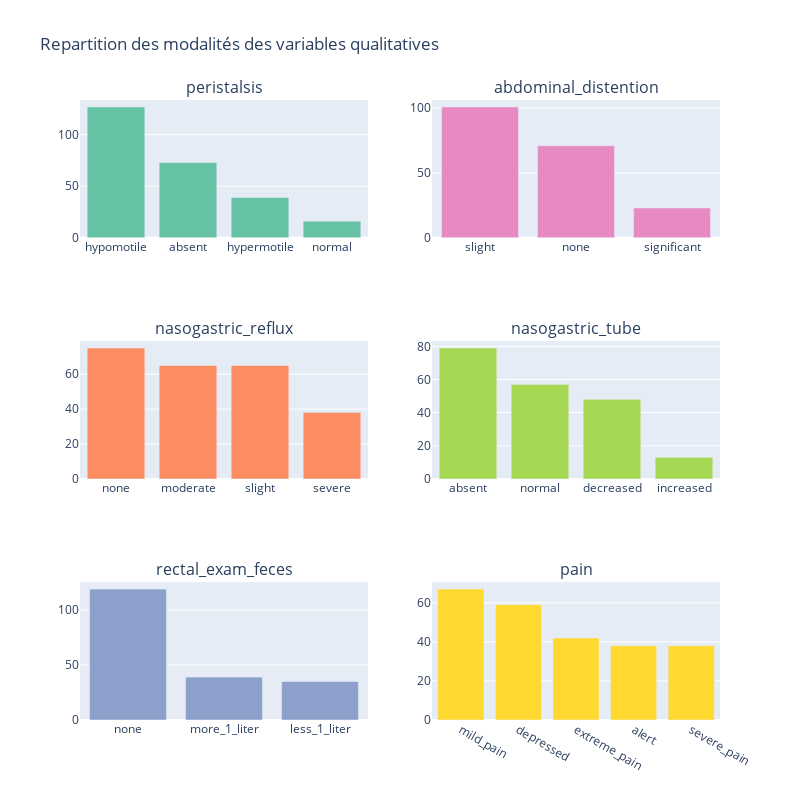

Notebook code for this chart:
### Code cell
listVariablesBarPlots = ["peristalsis", "abdominal_distention", "nasogastric_reflux",
                         "nasogastric_tube", "rectal_exam_feces", "pain"]

shape = (2,3)
fig = make_subplots(rows=shape[1], cols=shape[0],
                    subplot_titles=(listVariablesBarPlots)
)

row = col = 1
for var, couleur in zip(listVariablesBarPlots, palettehex):
        fig.add_trace(go.Bar(x=horses[var].value_counts().index,
                             y=horses[var].value_counts().values,
                             marker=dict(color=couleur),
                             name=var),
                        row=row, col=col)
        row += 1
        if row>shape[1]:
                col+=1
                row=1

fig.update_layout(height=800, width=800,
                 title_text="Repartition des modalités des variables qualitatives",
                 showlegend=False)#Pour ne pas afficher la legende en double

fig.show()

### Figure 1 — Plotly figure (JSON) as saved in the notebook; plotly's stock layout.template omitted (floating-point values rounded to 4 significant figures)
{"data": [{"marker": {"color": "#66c2a5"}, "name": "peristalsis", "type": "bar", "x": ["hypomotile", "absent", "hypermotile", "normal"], "xaxis": "x", "y": [127, 73, 39, 16], "yaxis": "y"}, {"marker": {"color": "#fc8d62"}, "name": "abdominal_distention", "type": "bar", "x": ["none", "moderate", "slight", "severe"], "xaxis": "x3", "y": [75, 65, 65, 38], "yaxis": "y3"}, {"marker": {"color": "#8da0cb"}, "name": "nasogastric_reflux", "type": "bar", "x": ["none", "more_1_liter", "less_1_liter"], "xaxis": "x5", "y": [119, 39, 35], "yaxis": "y5"}, {"marker": {"color": "#e78ac3"}, "name": "nasogastric_tube", "type": "bar", "x": ["slight", "none", "significant"], "xaxis": "x2", "y": [101, 71, 23], "yaxis": "y2"}, {"marker": {"color": "#a6d854"}, "name": "rectal_exam_feces", "type": "bar", "x": ["absent", "normal", "decreased", "increased"], "xaxis": "x4", "y": [79, 57, 48, 13], "yaxis": "y4"}, {"marker": {"color": "#ffd92f"}, "name": "pain", "type": "bar", "x": ["mild_pain", "depressed", "extreme_pain", "alert", "severe_pain"], "xaxis": "x6", "y": [67, 59, 42, 38, 38], "yaxis": "y6"}], "layout": {"annotations": [{"font": {"size": 16}, "showarrow": false, "text": "peristalsis", "x": 0.225, "xanchor": "center", "xref": "paper", "y": 1, "yanchor": "bottom", "yref": "paper"}, {"font": {"size": 16}, "showarrow": false, "text": "abdominal_distention", "x": 0.775, "xanchor": "center", "xref": "paper", "y": 1, "yanchor": "bottom", "yref": "paper"}, {"font": {"size": 16}, "showarrow": false, "text": "nasogastric_reflux", "x": 0.225, "xanchor": "center", "xref": "paper", "y": 0.6111, "yanchor": "bottom", "yref": "paper"}, {"font": {"size": 16}, "showarrow": false, "text": "nasogastric_tube", "x": 0.775, "xanchor": "center", "xref": "paper", "y": 0.6111, "yanchor": "bottom", "yref": "paper"}, {"font": {"size": 16}, "showarrow": false, "text": "rectal_exam_feces", "x": 0.225, "xanchor": "center", "xref": "paper", "y": 0.2222, "yanchor": "bottom", "yref": "paper"}, {"font": {"size": 16}, "showarrow": false, "text": "pain", "x": 0.775, "xanchor": "center", "xref": "paper", "y": 0.2222, "yanchor": "bottom", "yref": "paper"}], "height": 800, "showlegend": false, "title": {"text": "Repartition des modalités des variables qualitatives"}, "width": 800, "xaxis": {"anchor": "y", "domain": [0, 0.45]}, "xaxis2": {"anchor": "y2", "domain": [0.55, 1]}, "xaxis3": {"anchor": "y3", "domain": [0, 0.45]}, "xaxis4": {"anchor": "y4", "domain": [0.55, 1]}, "xaxis5": {"anchor": "y5", "domain": [0, 0.45]}, "xaxis6": {"anchor": "y6", "domain": [0.55, 1]}, "yaxis": {"anchor": "x", "domain": [0.7778, 1]}, "yaxis2": {"anchor": "x2", "domain": [0.7778, 1]}, "yaxis3": {"anchor": "x3", "domain": [0.3889, 0.6111]}, "yaxis4": {"anchor": "x4", "domain": [0.3889, 0.6111]}, "yaxis5": {"anchor": "x5", "domain": [0, 0.2222]}, "yaxis6": {"anchor": "x6", "domain": [0, 0.2222]}}}
